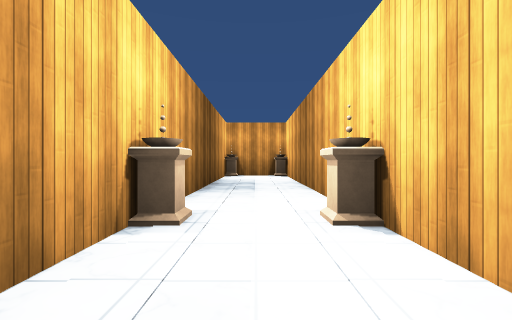
view 1 (above)

19 first-person views from a walk through a Unity game level. The camera is 1.3 m above the floor, looks level and sees 90° across. The floor is counted in squares, 2 m on a side. Each view is taken from the middle of a square. On the plan, view 1 faces up. The plan holds only what a view shows up to about 9 squares ahead; the rest is blank. The place goes on beyond the plan. The player is left out. Surface patterns are stand-ins for the level's own textures.

view 2
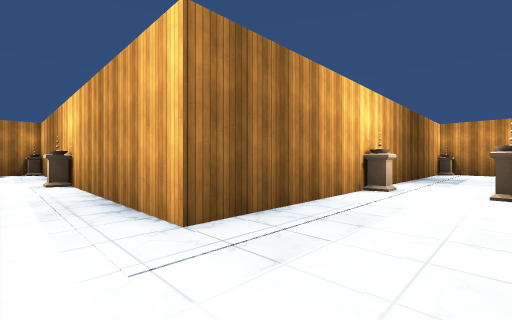

view 3
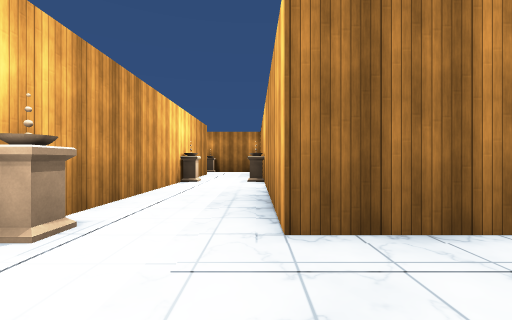

view 4
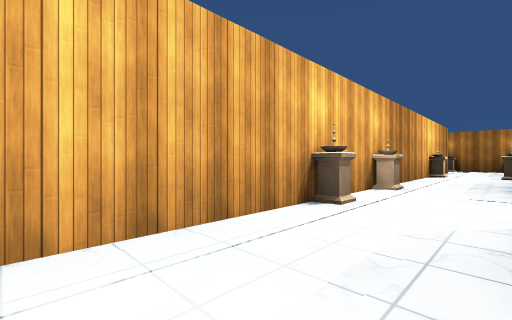

view 5
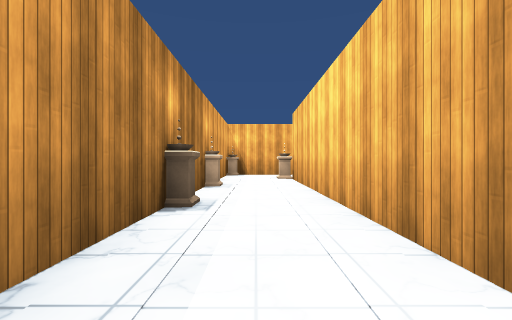

view 6
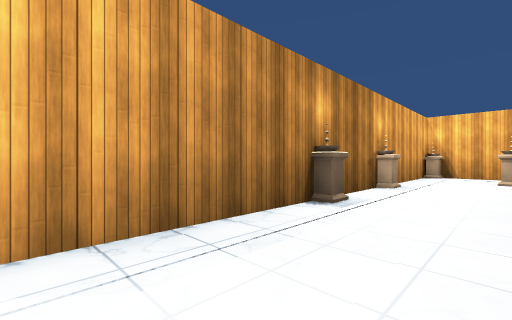

view 7
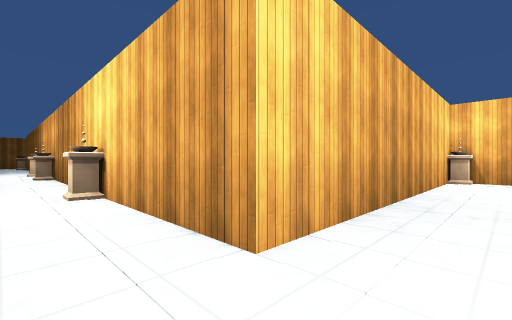

view 8
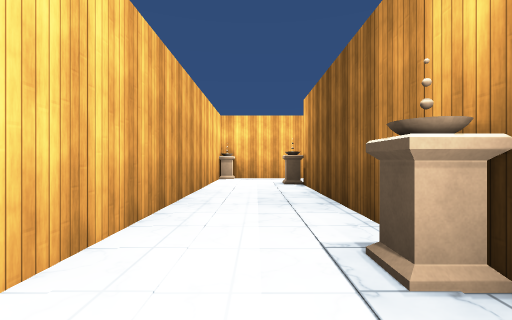

view 9
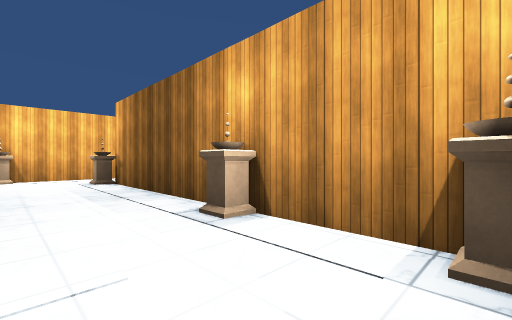

view 10
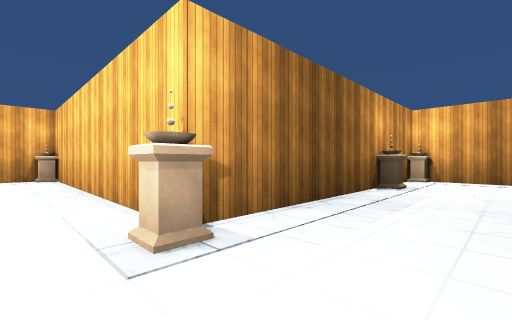

view 11
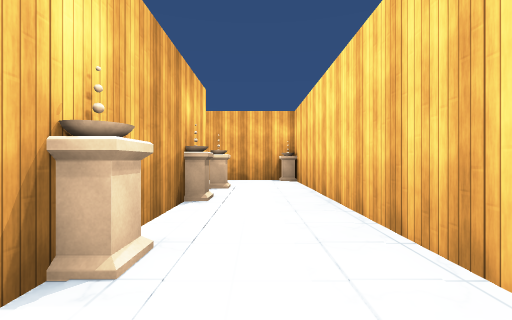

view 12
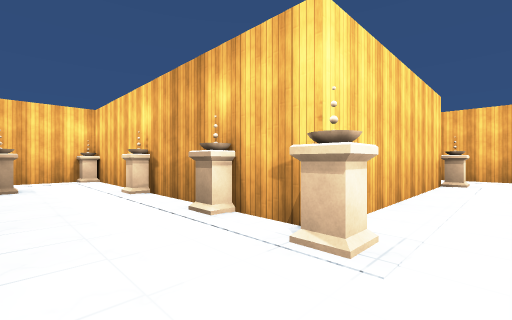

view 13
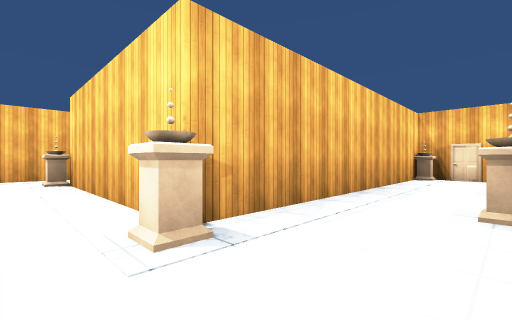

view 14
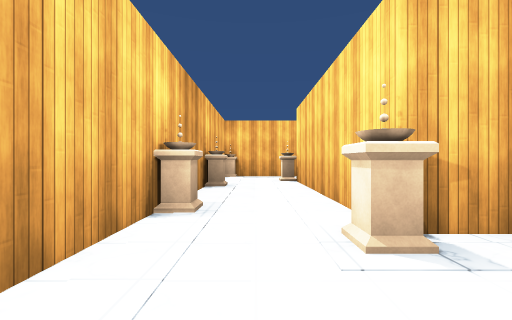

view 15
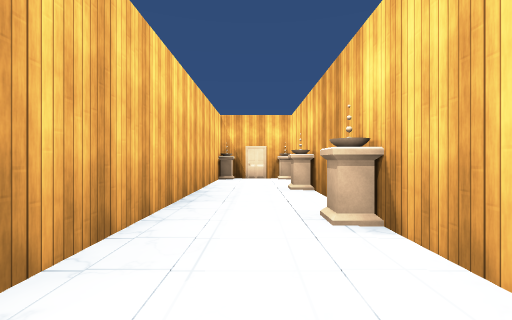

view 16
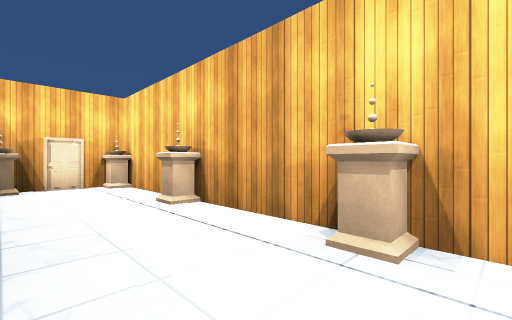

view 17
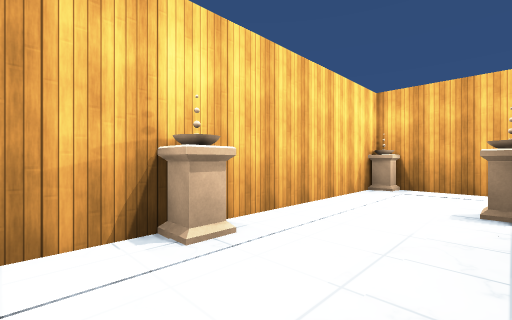

view 18
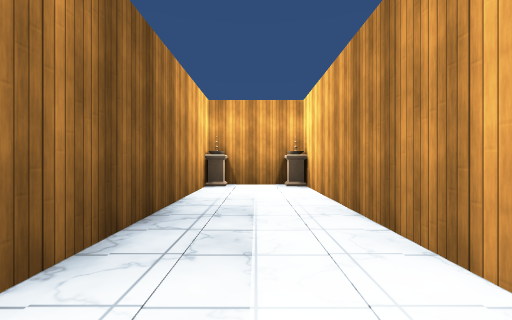

view 19
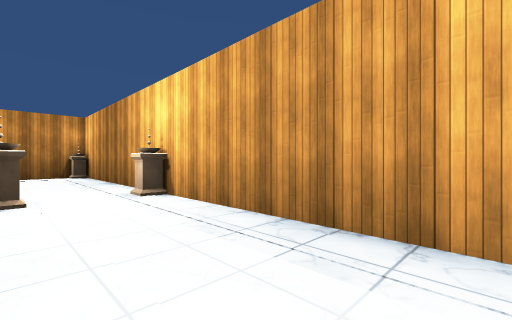

### Floor plan
Points are (right, up) in squares from view 1. A wall is a line through its corners. A room is listed if a view was taken in it or the views show most of it. See-through windows are left out.
Room 1 (views 1, 2, 3, 4, 5, 6, 7, 8, 9, 10, 11, 18, 19)
walls: (-0.1, -4.2) (10, -4.2); (1.3, 1.2) (1.3, 2.5); (-6.2, -4.2) (-1.8, -4.2); (-7.9, -1.8) (-12.2, -1.8); (1.3, 4.5) (1.3, 10.8) (-1.2, 10.8) (-1.2, -1.8) (-6.2, -1.8); (8.1, -1.8) (2, -1.8); (-13.3, -2.4) (-13.3, -9.6); (-10.8, -11.5) (-10.8, -4.2) (-7.9, -4.2); (12.1, -1.8) (9.6, -1.8); (-13.5, -12.1) (-11.5, -12.1); (13.3, -3.9) (13.3, -2.5)
ways out: opening at (-14, -11) to room 2; opening at (12.5, -4.5)
objects: pedestal (-13, -10); pedestal (-13, -5); pedestal (-13, -2); pedestal (-11, -12); pedestal (-7, -4); pedestal (-7, -2); pedestal (-1, -4); pedestal (-1, 3); pedestal (-1, 10); pedestal (1, -4); pedestal (1, 3); pedestal (1, 10); pedestal (6, -2); pedestal (9, -2); pedestal (11, -4); other object (13, -2)
Room 2 (views 12, 13, 14, 15, 16, 17)
walls: (-18.7, -17.4) (-18.7, -12.6); (-21.2, -16.2) (-21.2, -19.5); (-18.6, -12.1) (-13.5, -12.1); (-20.1, -20.3) (-10.9, -20.3); (-21.2, -10.5) (-21.2, -13.6); (-14.2, -9.7) (-20.1, -9.7); (-10.9, -17.8) (-18.6, -17.8); (-10.1, -19.5) (-10.1, -18.5)
ways out: opening at (-14, -11) to room 1
objects: pedestal (-21, -20); pedestal (-21, -17); pedestal (-21, -14); pedestal (-21, -10); pedestal (-19, -18); pedestal (-19, -12); pedestal (-17, -12); pedestal (-16, -20); pedestal (-15, -12); pedestal (-13, -20); pedestal (-10, -20); pedestal (-10, -18)

Where each view was taken, in squares from view 1:
view 1: 0 up, 0 right, facing up
view 2: 3 down, 1 right, facing up-left
view 3: 2 down, 1 right, facing left
view 4: 2 down, 5 right, facing down-left
view 5: 3 down, 2 right, facing right
view 6: 4 down, 2 right, facing up-right
view 7: 3 down, 12 left, facing down-right
view 8: 3 down, 12 left, facing down
view 9: 2 down, 11 left, facing down-left
view 10: 11 down, 11 left, facing up-left
view 11: 11 down, 13 left, facing left
view 12: 10 down, 20 left, facing down-right
view 13: 20 down, 20 left, facing up-right
view 14: 20 down, 20 left, facing up
view 15: 19 down, 19 left, facing right
view 16: 18 down, 17 left, facing down-right
view 17: 18 down, 15 left, facing down-left
view 18: 4 up, 0 right, facing up
view 19: 4 down, 2 left, facing up-left
